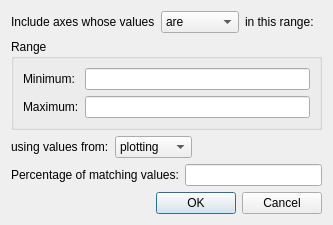
<?xml version="1.0" encoding="UTF-8"?>
<!-- @file -->
<!-- @copyright (C) Picviz Labs 2010-March 2015 -->
<!-- @copyright (C) ESI Group INENDI April 2015-2015 -->
<ui version="4.0">
 <class>PVAxesCombinationWidgetSelRange</class>
 <widget class="QDialog" name="PVAxesCombinationWidgetSelRange">
  <property name="windowModality">
   <enum>Qt::NonModal</enum>
  </property>
  <property name="geometry">
   <rect>
    <x>0</x>
    <y>0</y>
    <width>333</width>
    <height>203</height>
   </rect>
  </property>
  <property name="windowTitle">
   <string>Select range...</string>
  </property>
  <property name="modal">
   <bool>false</bool>
  </property>
  <layout class="QVBoxLayout" name="verticalLayout">
   <item>
    <layout class="QHBoxLayout" name="horizontalLayout">
     <item>
      <widget class="QLabel" name="label_3">
       <property name="sizePolicy">
        <sizepolicy hsizetype="Preferred" vsizetype="Maximum">
         <horstretch>0</horstretch>
         <verstretch>0</verstretch>
        </sizepolicy>
       </property>
       <property name="text">
        <string>Include axes whose values</string>
       </property>
      </widget>
     </item>
     <item>
      <widget class="QComboBox" name="_combo_reverse">
       <item>
        <property name="text">
         <string>are</string>
        </property>
       </item>
       <item>
        <property name="text">
         <string>are not</string>
        </property>
       </item>
      </widget>
     </item>
     <item>
      <widget class="QLabel" name="label_4">
       <property name="sizePolicy">
        <sizepolicy hsizetype="Preferred" vsizetype="Maximum">
         <horstretch>0</horstretch>
         <verstretch>0</verstretch>
        </sizepolicy>
       </property>
       <property name="text">
        <string>in this range:</string>
       </property>
      </widget>
     </item>
    </layout>
   </item>
   <item>
    <widget class="QGroupBox" name="groupBox">
     <property name="sizePolicy">
      <sizepolicy hsizetype="Preferred" vsizetype="Maximum">
       <horstretch>0</horstretch>
       <verstretch>0</verstretch>
      </sizepolicy>
     </property>
     <property name="title">
      <string>Range</string>
     </property>
     <layout class="QFormLayout" name="formLayout">
      <property name="fieldGrowthPolicy">
       <enum>QFormLayout::ExpandingFieldsGrow</enum>
      </property>
      <item row="0" column="0">
       <widget class="QLabel" name="label">
        <property name="text">
         <string>Minimum:</string>
        </property>
       </widget>
      </item>
      <item row="0" column="1">
       <widget class="QLineEdit" name="_edit_min">
        <property name="inputMask">
         <string notr="true"/>
        </property>
       </widget>
      </item>
      <item row="1" column="0">
       <widget class="QLabel" name="label_2">
        <property name="text">
         <string>Maximum:</string>
        </property>
       </widget>
      </item>
      <item row="1" column="1">
       <widget class="QLineEdit" name="_edit_max">
        <property name="inputMask">
         <string notr="true"/>
        </property>
       </widget>
      </item>
     </layout>
    </widget>
   </item>
   <item>
    <layout class="QHBoxLayout" name="horizontalLayout_2">
     <item>
      <widget class="QLabel" name="label_5">
       <property name="sizePolicy">
        <sizepolicy hsizetype="Maximum" vsizetype="Preferred">
         <horstretch>0</horstretch>
         <verstretch>0</verstretch>
        </sizepolicy>
       </property>
       <property name="text">
        <string>using values from:</string>
       </property>
      </widget>
     </item>
     <item>
      <widget class="QComboBox" name="_combo_values_src">
       <property name="sizePolicy">
        <sizepolicy hsizetype="Maximum" vsizetype="Fixed">
         <horstretch>0</horstretch>
         <verstretch>0</verstretch>
        </sizepolicy>
       </property>
       <item>
        <property name="text">
         <string>plotting</string>
        </property>
       </item>
       <item>
        <property name="text">
         <string>mapping</string>
        </property>
       </item>
      </widget>
     </item>
     <item>
      <spacer name="horizontalSpacer">
       <property name="orientation">
        <enum>Qt::Horizontal</enum>
       </property>
       <property name="sizeHint" stdset="0">
        <size>
         <width>40</width>
         <height>20</height>
        </size>
       </property>
      </spacer>
     </item>
    </layout>
   </item>
   <item>
    <layout class="QHBoxLayout" name="horizontalLayout_3">
     <item>
      <widget class="QLabel" name="label_6">
       <property name="text">
        <string>Percentage of matching values:</string>
       </property>
      </widget>
     </item>
     <item>
      <widget class="QLineEdit" name="_edit_rate"/>
     </item>
    </layout>
   </item>
   <item>
    <widget class="QDialogButtonBox" name="buttonBox">
     <property name="orientation">
      <enum>Qt::Horizontal</enum>
     </property>
     <property name="standardButtons">
      <set>QDialogButtonBox::Cancel|QDialogButtonBox::Ok</set>
     </property>
    </widget>
   </item>
  </layout>
 </widget>
 <resources/>
 <connections>
  <connection>
   <sender>buttonBox</sender>
   <signal>accepted()</signal>
   <receiver>PVAxesCombinationWidgetSelRange</receiver>
   <slot>accept()</slot>
   <hints>
    <hint type="sourcelabel">
     <x>248</x>
     <y>254</y>
    </hint>
    <hint type="destinationlabel">
     <x>157</x>
     <y>274</y>
    </hint>
   </hints>
  </connection>
  <connection>
   <sender>buttonBox</sender>
   <signal>rejected()</signal>
   <receiver>PVAxesCombinationWidgetSelRange</receiver>
   <slot>reject()</slot>
   <hints>
    <hint type="sourcelabel">
     <x>316</x>
     <y>260</y>
    </hint>
    <hint type="destinationlabel">
     <x>286</x>
     <y>274</y>
    </hint>
   </hints>
  </connection>
 </connections>
</ui>
